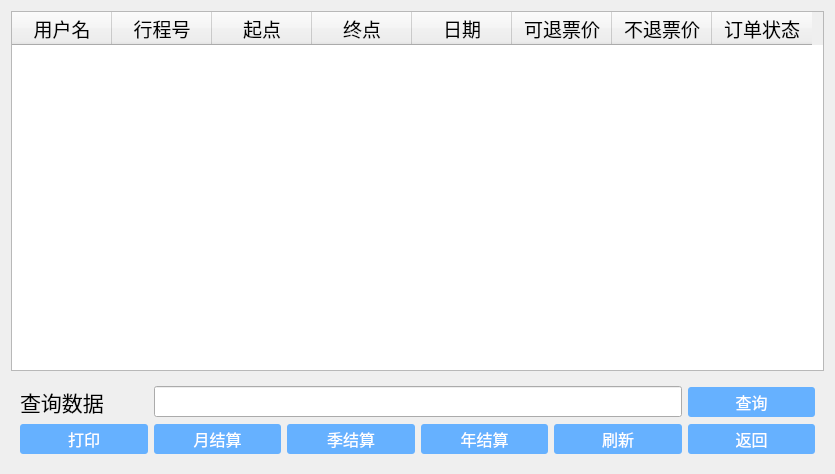
<?xml version="1.0" encoding="UTF-8"?>
<ui version="4.0">
 <class>order</class>
 <widget class="QWidget" name="order">
  <property name="geometry">
   <rect>
    <x>0</x>
    <y>0</y>
    <width>835</width>
    <height>474</height>
   </rect>
  </property>
  <property name="font">
   <font>
    <pointsize>14</pointsize>
   </font>
  </property>
  <property name="windowTitle">
   <string>Form</string>
  </property>
  <layout class="QGridLayout" name="gridLayout_2">
   <item row="0" column="0">
    <widget class="QTableWidget" name="tableWidget">
     <column>
      <property name="text">
       <string>用户名</string>
      </property>
     </column>
     <column>
      <property name="text">
       <string>行程号</string>
      </property>
     </column>
     <column>
      <property name="text">
       <string>起点</string>
      </property>
     </column>
     <column>
      <property name="text">
       <string>终点</string>
      </property>
     </column>
     <column>
      <property name="text">
       <string>日期</string>
      </property>
     </column>
     <column>
      <property name="text">
       <string>可退票价</string>
      </property>
     </column>
     <column>
      <property name="text">
       <string>不退票价</string>
      </property>
     </column>
     <column>
      <property name="text">
       <string>订单状态</string>
      </property>
     </column>
    </widget>
   </item>
   <item row="1" column="0">
    <widget class="QWidget" name="widget" native="true">
     <layout class="QGridLayout" name="gridLayout">
      <item row="0" column="0">
       <widget class="QLabel" name="label">
        <property name="font">
         <font>
          <pointsize>16</pointsize>
         </font>
        </property>
        <property name="text">
         <string>查询数据</string>
        </property>
       </widget>
      </item>
      <item row="1" column="1">
       <widget class="QPushButton" name="btn_month">
        <property name="minimumSize">
         <size>
          <width>30</width>
          <height>30</height>
         </size>
        </property>
        <property name="font">
         <font>
          <pointsize>12</pointsize>
         </font>
        </property>
        <property name="styleSheet">
         <string notr="true">QPushButton#btn_month{background:#66b1ff;color:#FFFFFF;border-radius:3px;}
QPushButton#btn_month:pressed{background:#3a8ee6;color:#FFFFFF}</string>
        </property>
        <property name="text">
         <string>月结算</string>
        </property>
       </widget>
      </item>
      <item row="1" column="5">
       <widget class="QPushButton" name="btn_back">
        <property name="minimumSize">
         <size>
          <width>30</width>
          <height>30</height>
         </size>
        </property>
        <property name="font">
         <font>
          <pointsize>12</pointsize>
         </font>
        </property>
        <property name="styleSheet">
         <string notr="true">QPushButton#btn_back{background:#66b1ff;color:#FFFFFF;border-radius:3px;}
QPushButton#btn_back:pressed{background:#3a8ee6;color:#FFFFFF}</string>
        </property>
        <property name="text">
         <string>返回</string>
        </property>
       </widget>
      </item>
      <item row="0" column="5">
       <widget class="QPushButton" name="btn_find">
        <property name="minimumSize">
         <size>
          <width>30</width>
          <height>30</height>
         </size>
        </property>
        <property name="font">
         <font>
          <pointsize>12</pointsize>
         </font>
        </property>
        <property name="styleSheet">
         <string notr="true">QPushButton#btn_find{background:#66b1ff;color:#FFFFFF;border-radius:3px;}
QPushButton#btn_find:pressed{background:#3a8ee6;color:#FFFFFF}</string>
        </property>
        <property name="text">
         <string>查询</string>
        </property>
       </widget>
      </item>
      <item row="1" column="3">
       <widget class="QPushButton" name="btn_year">
        <property name="minimumSize">
         <size>
          <width>30</width>
          <height>30</height>
         </size>
        </property>
        <property name="font">
         <font>
          <pointsize>12</pointsize>
         </font>
        </property>
        <property name="styleSheet">
         <string notr="true">QPushButton#btn_year{background:#66b1ff;color:#FFFFFF;border-radius:3px;}
QPushButton#btn_year:pressed{background:#3a8ee6;color:#FFFFFF}</string>
        </property>
        <property name="text">
         <string>年结算</string>
        </property>
       </widget>
      </item>
      <item row="1" column="2">
       <widget class="QPushButton" name="btn_season">
        <property name="minimumSize">
         <size>
          <width>30</width>
          <height>30</height>
         </size>
        </property>
        <property name="font">
         <font>
          <pointsize>12</pointsize>
         </font>
        </property>
        <property name="styleSheet">
         <string notr="true">QPushButton#btn_season{background:#66b1ff;color:#FFFFFF;border-radius:3px;}
QPushButton#btn_season:pressed{background:#3a8ee6;color:#FFFFFF}</string>
        </property>
        <property name="text">
         <string>季结算</string>
        </property>
       </widget>
      </item>
      <item row="1" column="0">
       <widget class="QPushButton" name="btn_print">
        <property name="minimumSize">
         <size>
          <width>30</width>
          <height>30</height>
         </size>
        </property>
        <property name="font">
         <font>
          <pointsize>12</pointsize>
         </font>
        </property>
        <property name="styleSheet">
         <string notr="true">QPushButton#btn_print{background:#66b1ff;color:#FFFFFF;border-radius:3px;}
QPushButton#btn_print:pressed{background:#3a8ee6;color:#FFFFFF}</string>
        </property>
        <property name="text">
         <string>打印</string>
        </property>
       </widget>
      </item>
      <item row="1" column="4">
       <widget class="QPushButton" name="btn_shuaxin">
        <property name="minimumSize">
         <size>
          <width>30</width>
          <height>30</height>
         </size>
        </property>
        <property name="font">
         <font>
          <pointsize>12</pointsize>
         </font>
        </property>
        <property name="styleSheet">
         <string notr="true">QPushButton#btn_shuaxin{background:#66b1ff;color:#FFFFFF;border-radius:3px;}
QPushButton#btn_shuaxin:pressed{background:#3a8ee6;color:#FFFFFF}</string>
        </property>
        <property name="text">
         <string>刷新</string>
        </property>
       </widget>
      </item>
      <item row="0" column="1" colspan="4">
       <widget class="QLineEdit" name="lineEdit"/>
      </item>
     </layout>
    </widget>
   </item>
  </layout>
 </widget>
 <resources/>
 <connections/>
</ui>
